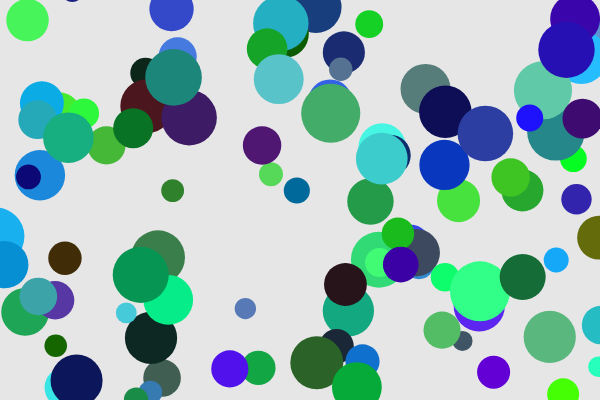
Frame 1 (no input)
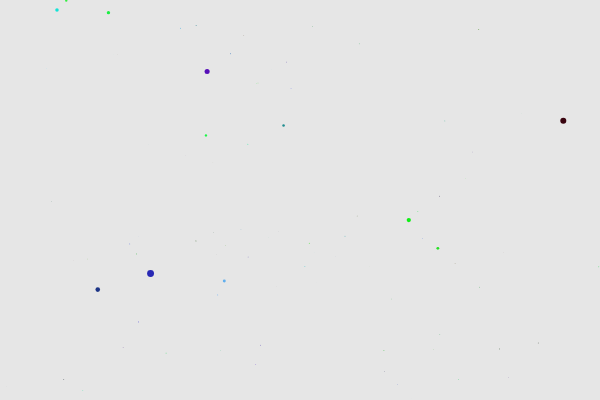
Frame 60 (no input)
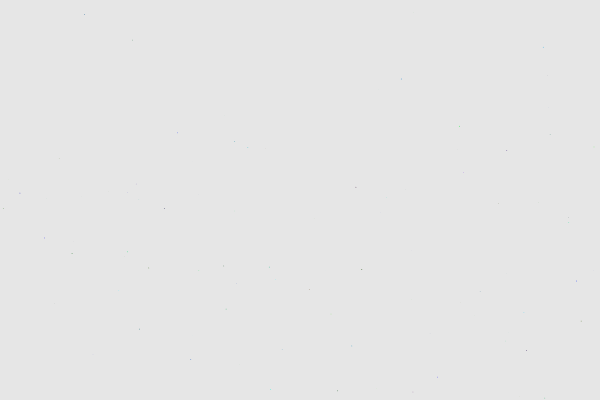
Frame 120 (the mouse pressed at the canvas centre since frame 60)

The p5.js sketch that drew these frames (run headless with seeded random() and noise() and a simulated clock; from frame 60 on, the mouse is pressed at the canvas centre):

// p5.js sketch
// ── sketch.js
// DM2008 — Activity 4b [Guided]
// Objects in Motion (50 min)
//
// You have a working Agent class to start with — your job is to bring it to life.
// Each agent moves, changes over time, and is drawn to the screen.
// Mouse click adds a new agent. C clears them all.
//
// Things to try:
// - Change the starting values (size, speed, color) to see what happens
// - Make agents bounce instead of wrap — what needs to change?
// - Add a second method to your class beyond update() and show()
//
// Stretch: give each agent a lifespan — shrink or fade it over time, then remove it.
// Hint: a backward loop lets you safely splice items while iterating.

let agents = [];
const NUM_START = 100;

function setup() {
  createCanvas(600, 400);
  noStroke();

  for (let i = 0; i < NUM_START; i++) {
    let x = random(width);
    let y = random(height);
    let sz = random(20, 60);
    let speedX = random(-10, 10);
    let speedY = random(-10, 10);
    agents.push(new Agent(x, y, sz, speedX, speedY));
  }
}

function draw() {
  background(230);

  for (let i = 0; i < agents.length; i++) {
    agents[i].update();
    agents[i].show();
    agents[i].shrink();
  }
}

function mousePressed() {
  let sz = random(16, 40);
  let speedX = random(-2, 2);
  let speedY = random(-2, 2);
  agents.push(new Agent(mouseX, mouseY, sz, speedX, speedY));
}

class Agent {
  constructor(x, y, sz, speedX, speedY) {
    this.x = x;
    this.y = y;
    this.sz = sz;
    this.dx = speedX;
    this.dy = speedY;
    this.col = random(255); 
    this.gravity = 0.5;
    // a color value that will change over time
    // What else might your agent need to know about itself?
  }

 

 
 update() {
 
    // Position changes by speed each frame — can you see why?
  this.x += this.dx;
  this.y += this.dy;
  this.dy += this.gravity;
   
   // This is a property changing over time — try changing size or speed instead
   
  this.col = (this.col + 10) % 100;

     // This wraps agents around the edges — could you make them bounce instead?
  if (this.x > width || this.x < 0) {
    this.dx *= -1;
  }
  if (this.y > height || this.y < 0) {
    this.dy *= -1;
  }
}

 
    // this.col drives the color shift — how could you use your other properties here?
  show() {
    fill(this.col, random(255), random(255));
    ellipse(this.x, this.y, this.sz);
  }

  shrink() {
    if (this.sz > 0) {
      this.sz -= 0.9;
    }
  }
}
